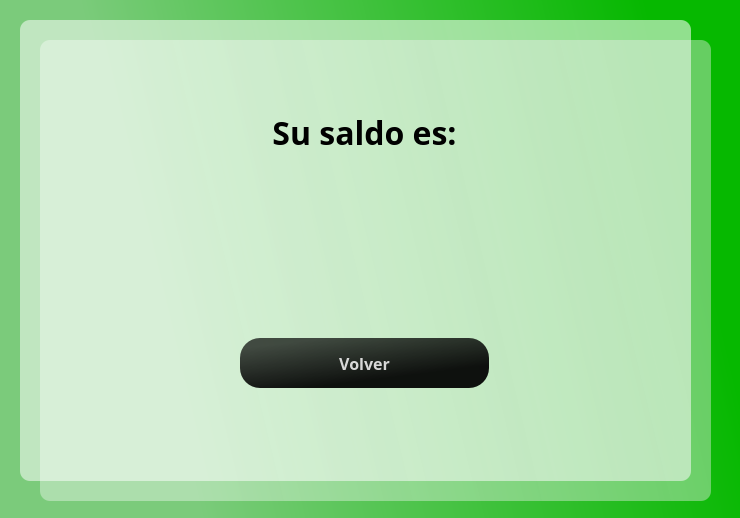
<?xml version="1.0" encoding="UTF-8"?>
<ui version="4.0">
 <class>Dialog</class>
 <widget class="QDialog" name="Dialog">
  <property name="geometry">
   <rect>
    <x>0</x>
    <y>0</y>
    <width>740</width>
    <height>518</height>
   </rect>
  </property>
  <property name="windowTitle">
   <string>Dialog</string>
  </property>
  <widget class="QPushButton" name="btnVolver">
   <property name="geometry">
    <rect>
     <x>240</x>
     <y>338</y>
     <width>249</width>
     <height>50</height>
    </rect>
   </property>
   <property name="sizePolicy">
    <sizepolicy hsizetype="Preferred" vsizetype="Fixed">
     <horstretch>0</horstretch>
     <verstretch>0</verstretch>
    </sizepolicy>
   </property>
   <property name="maximumSize">
    <size>
     <width>250</width>
     <height>50</height>
    </size>
   </property>
   <property name="font">
    <font>
     <family>Candara</family>
     <pointsize>12</pointsize>
     <weight>75</weight>
     <bold>true</bold>
    </font>
   </property>
   <property name="styleSheet">
    <string notr="true">QPushButton#btnVolver{
	background-color: qlineargradient(spread:pad, x1:0.015, y1:0.00568182, x2:0.626, y2:1, stop:0.144279 rgba(0, 0, 0, 176), stop:0.835821 rgba(0, 0, 0, 237));
	
	color: rgba(255, 255, 255, 210);
	border-radius: 20px;
}

QPushButton#btnVolver:hover{
	background-color: qlineargradient(spread:pad, x1:1, y1:0.363, x2:0, y2:0.528864, stop:0.0696517 rgba(8, 220, 0, 255), stop:0.810945 rgba(136, 224, 136, 255));
}

QPushButton#btnVolver:pressed{
	padding-left: 5px;
	padding-top: 5px;
	background-color: rgba(105, 118, 132, 200);
}</string>
   </property>
   <property name="text">
    <string>Volver</string>
   </property>
  </widget>
  <widget class="QLabel" name="lblSaldo">
   <property name="geometry">
    <rect>
     <x>240</x>
     <y>220</y>
     <width>249</width>
     <height>60</height>
    </rect>
   </property>
   <property name="maximumSize">
    <size>
     <width>16777215</width>
     <height>60</height>
    </size>
   </property>
   <property name="font">
    <font>
     <family>Candara</family>
     <pointsize>20</pointsize>
     <weight>75</weight>
     <bold>true</bold>
    </font>
   </property>
   <property name="styleSheet">
    <string notr="true">color: rgb(0, 0, 0);</string>
   </property>
   <property name="text">
    <string/>
   </property>
   <property name="alignment">
    <set>Qt::AlignCenter</set>
   </property>
  </widget>
  <widget class="QLabel" name="label_3">
   <property name="geometry">
    <rect>
     <x>40</x>
     <y>40</y>
     <width>671</width>
     <height>461</height>
    </rect>
   </property>
   <property name="styleSheet">
    <string notr="true">background-color: qlineargradient(spread:pad, x1:1, y1:0.363, x2:0, y2:0.528864, stop:0.0696517 rgba(238, 238, 238, 105), stop:0.81592 rgba(255, 255, 255, 94));
border-radius: 10px;</string>
   </property>
   <property name="text">
    <string/>
   </property>
  </widget>
  <widget class="QLabel" name="label">
   <property name="geometry">
    <rect>
     <x>0</x>
     <y>0</y>
     <width>741</width>
     <height>521</height>
    </rect>
   </property>
   <property name="styleSheet">
    <string notr="true">background-color: qlineargradient(spread:pad, x1:1, y1:0.363, x2:0, y2:0.528864, stop:0.0696517 rgba(6, 184, 0, 255), stop:0.810945 rgba(123, 203, 123, 255));</string>
   </property>
   <property name="text">
    <string/>
   </property>
  </widget>
  <widget class="QLabel" name="label_2">
   <property name="geometry">
    <rect>
     <x>20</x>
     <y>20</y>
     <width>671</width>
     <height>461</height>
    </rect>
   </property>
   <property name="styleSheet">
    <string notr="true">background-color: qlineargradient(spread:pad, x1:1, y1:0.363, x2:0, y2:0.528864, stop:0.0696517 rgba(255, 255, 255, 142), stop:0.810945 rgba(255, 255, 255, 134));
border-radius: 10px;</string>
   </property>
   <property name="text">
    <string/>
   </property>
  </widget>
  <widget class="QLabel" name="lblTitle">
   <property name="geometry">
    <rect>
     <x>240</x>
     <y>102</y>
     <width>249</width>
     <height>60</height>
    </rect>
   </property>
   <property name="sizePolicy">
    <sizepolicy hsizetype="Preferred" vsizetype="Fixed">
     <horstretch>0</horstretch>
     <verstretch>0</verstretch>
    </sizepolicy>
   </property>
   <property name="maximumSize">
    <size>
     <width>16777215</width>
     <height>60</height>
    </size>
   </property>
   <property name="font">
    <font>
     <family>Candara</family>
     <pointsize>24</pointsize>
     <weight>75</weight>
     <bold>true</bold>
    </font>
   </property>
   <property name="styleSheet">
    <string notr="true">color: rgb(0, 0, 0);</string>
   </property>
   <property name="text">
    <string>Su saldo es:</string>
   </property>
   <property name="alignment">
    <set>Qt::AlignCenter</set>
   </property>
  </widget>
  <zorder>label</zorder>
  <zorder>label_2</zorder>
  <zorder>label_3</zorder>
  <zorder>btnVolver</zorder>
  <zorder>lblSaldo</zorder>
  <zorder>btnVolver</zorder>
  <zorder>lblTitle</zorder>
  <zorder>lblSaldo</zorder>
 </widget>
 <resources/>
 <connections/>
</ui>
